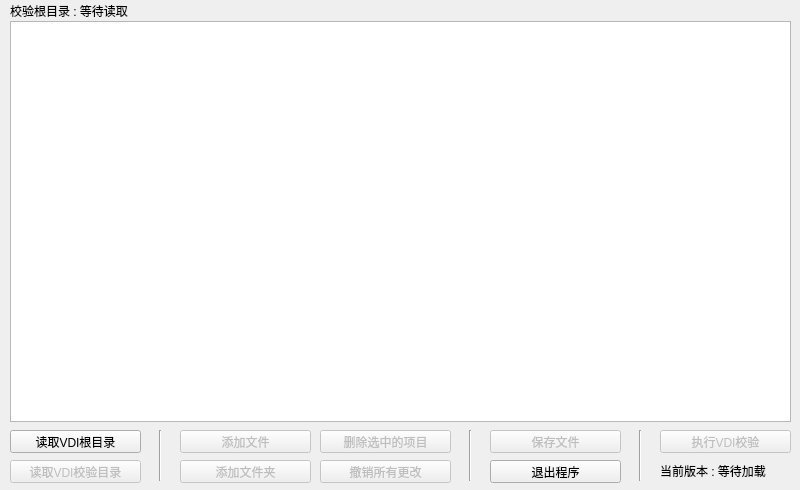
<?xml version="1.0" encoding="UTF-8"?>
<ui version="4.0">
 <class>vdi</class>
 <widget class="QWidget" name="vdi">
  <property name="geometry">
   <rect>
    <x>0</x>
    <y>0</y>
    <width>800</width>
    <height>490</height>
   </rect>
  </property>
  <property name="windowTitle">
   <string>SAC-VDI完整性校验调试工具</string>
  </property>
  <widget class="QTableView" name="tv_main">
   <property name="geometry">
    <rect>
     <x>10</x>
     <y>21</y>
     <width>781</width>
     <height>401</height>
    </rect>
   </property>
  </widget>
  <widget class="QLabel" name="lb_base_path">
   <property name="geometry">
    <rect>
     <x>10</x>
     <y>0</y>
     <width>781</width>
     <height>21</height>
    </rect>
   </property>
   <property name="text">
    <string>校验根目录 : 等待读取</string>
   </property>
  </widget>
  <widget class="QPushButton" name="pbtn_read_base_path">
   <property name="geometry">
    <rect>
     <x>10</x>
     <y>430</y>
     <width>131</width>
     <height>23</height>
    </rect>
   </property>
   <property name="text">
    <string>读取VDI根目录</string>
   </property>
  </widget>
  <widget class="QPushButton" name="pbtn_read_vdi_file">
   <property name="enabled">
    <bool>false</bool>
   </property>
   <property name="geometry">
    <rect>
     <x>10</x>
     <y>460</y>
     <width>131</width>
     <height>23</height>
    </rect>
   </property>
   <property name="text">
    <string>读取VDI校验目录</string>
   </property>
  </widget>
  <widget class="Line" name="li_div_left">
   <property name="geometry">
    <rect>
     <x>140</x>
     <y>430</y>
     <width>41</width>
     <height>51</height>
    </rect>
   </property>
   <property name="orientation">
    <enum>Qt::Orientation::Vertical</enum>
   </property>
  </widget>
  <widget class="QPushButton" name="pbtn_add_file">
   <property name="enabled">
    <bool>false</bool>
   </property>
   <property name="geometry">
    <rect>
     <x>180</x>
     <y>430</y>
     <width>131</width>
     <height>23</height>
    </rect>
   </property>
   <property name="text">
    <string>添加文件</string>
   </property>
  </widget>
  <widget class="QPushButton" name="pbtn_add_folder">
   <property name="enabled">
    <bool>false</bool>
   </property>
   <property name="geometry">
    <rect>
     <x>180</x>
     <y>460</y>
     <width>131</width>
     <height>23</height>
    </rect>
   </property>
   <property name="text">
    <string>添加文件夹</string>
   </property>
  </widget>
  <widget class="QPushButton" name="pbtn_del_item">
   <property name="enabled">
    <bool>false</bool>
   </property>
   <property name="geometry">
    <rect>
     <x>320</x>
     <y>430</y>
     <width>131</width>
     <height>23</height>
    </rect>
   </property>
   <property name="text">
    <string>删除选中的项目</string>
   </property>
  </widget>
  <widget class="QPushButton" name="pbtn_del_all_changes">
   <property name="enabled">
    <bool>false</bool>
   </property>
   <property name="geometry">
    <rect>
     <x>320</x>
     <y>460</y>
     <width>131</width>
     <height>23</height>
    </rect>
   </property>
   <property name="text">
    <string>撤销所有更改</string>
   </property>
  </widget>
  <widget class="Line" name="li_div_middle">
   <property name="geometry">
    <rect>
     <x>450</x>
     <y>430</y>
     <width>41</width>
     <height>51</height>
    </rect>
   </property>
   <property name="orientation">
    <enum>Qt::Orientation::Vertical</enum>
   </property>
  </widget>
  <widget class="QPushButton" name="pbtn_save_file">
   <property name="enabled">
    <bool>false</bool>
   </property>
   <property name="geometry">
    <rect>
     <x>490</x>
     <y>430</y>
     <width>131</width>
     <height>23</height>
    </rect>
   </property>
   <property name="text">
    <string>保存文件</string>
   </property>
  </widget>
  <widget class="QPushButton" name="pbtn_quit">
   <property name="enabled">
    <bool>true</bool>
   </property>
   <property name="geometry">
    <rect>
     <x>490</x>
     <y>460</y>
     <width>131</width>
     <height>23</height>
    </rect>
   </property>
   <property name="text">
    <string>退出程序</string>
   </property>
  </widget>
  <widget class="Line" name="li_div_right">
   <property name="geometry">
    <rect>
     <x>620</x>
     <y>430</y>
     <width>41</width>
     <height>51</height>
    </rect>
   </property>
   <property name="orientation">
    <enum>Qt::Orientation::Vertical</enum>
   </property>
  </widget>
  <widget class="QPushButton" name="pbtn_vdi">
   <property name="enabled">
    <bool>false</bool>
   </property>
   <property name="geometry">
    <rect>
     <x>660</x>
     <y>430</y>
     <width>131</width>
     <height>23</height>
    </rect>
   </property>
   <property name="text">
    <string>执行VDI校验</string>
   </property>
  </widget>
  <widget class="QLabel" name="lb_version_num">
   <property name="geometry">
    <rect>
     <x>660</x>
     <y>460</y>
     <width>131</width>
     <height>21</height>
    </rect>
   </property>
   <property name="text">
    <string>当前版本 : 等待加载</string>
   </property>
  </widget>
 </widget>
 <resources/>
 <connections/>
</ui>
